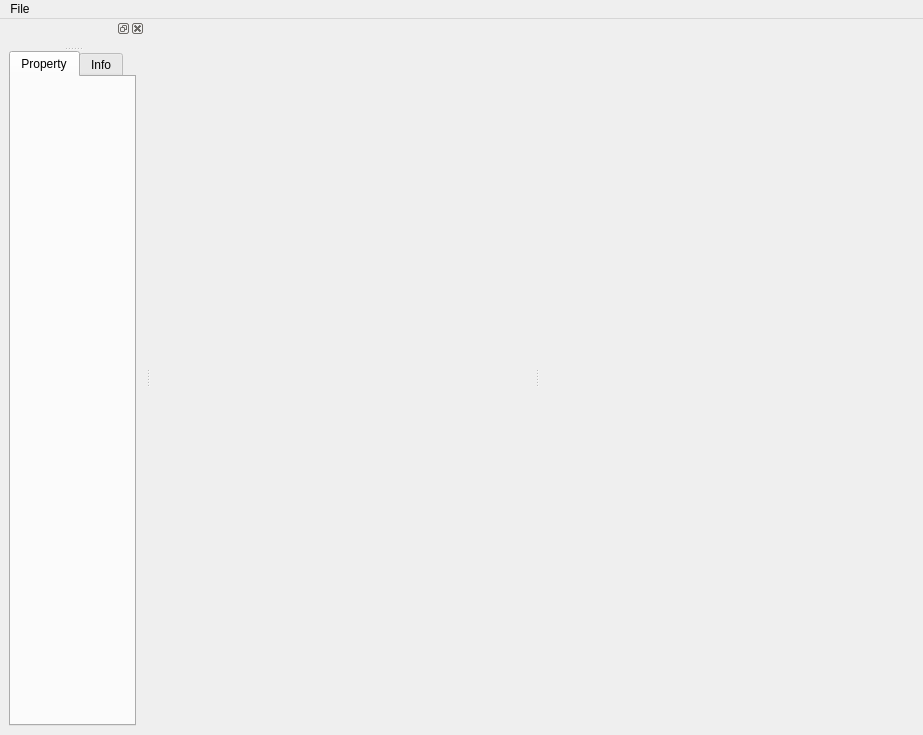
<?xml version="1.0" encoding="UTF-8"?>
<ui version="4.0">
 <class>MainWindow</class>
 <widget class="QMainWindow" name="MainWindow">
  <property name="geometry">
   <rect>
    <x>0</x>
    <y>0</y>
    <width>923</width>
    <height>735</height>
   </rect>
  </property>
  <property name="windowTitle">
   <string>Post 3D</string>
  </property>
  <widget class="QWidget" name="centralwidget">
   <layout class="QGridLayout" name="gridLayout">
    <property name="leftMargin">
     <number>0</number>
    </property>
    <property name="topMargin">
     <number>0</number>
    </property>
    <property name="rightMargin">
     <number>0</number>
    </property>
    <property name="bottomMargin">
     <number>0</number>
    </property>
    <item row="0" column="0">
     <widget class="QSplitter" name="splitter_2">
      <property name="orientation">
       <enum>Qt::Horizontal</enum>
      </property>
      <widget class="QWidget" name="">
       <layout class="QVBoxLayout" name="verticalLayout_Render"/>
      </widget>
      <widget class="QWidget" name="">
       <layout class="QVBoxLayout" name="verticalLayout_Event"/>
      </widget>
     </widget>
    </item>
   </layout>
  </widget>
  <widget class="QDockWidget" name="dockWidget">
   <attribute name="dockWidgetArea">
    <number>1</number>
   </attribute>
   <widget class="QWidget" name="dockWidgetContents">
    <layout class="QGridLayout" name="gridLayout_3">
     <item row="0" column="0">
      <widget class="QSplitter" name="splitter">
       <property name="orientation">
        <enum>Qt::Vertical</enum>
       </property>
       <property name="opaqueResize">
        <bool>false</bool>
       </property>
       <widget class="QWidget" name="gridLayoutWidget">
        <layout class="QGridLayout" name="treeLayout"/>
       </widget>
       <widget class="QTabWidget" name="tabWidget">
        <property name="sizePolicy">
         <sizepolicy hsizetype="Preferred" vsizetype="Preferred">
          <horstretch>0</horstretch>
          <verstretch>0</verstretch>
         </sizepolicy>
        </property>
        <property name="minimumSize">
         <size>
          <width>0</width>
          <height>400</height>
         </size>
        </property>
        <property name="maximumSize">
         <size>
          <width>16777215</width>
          <height>16777215</height>
         </size>
        </property>
        <property name="baseSize">
         <size>
          <width>0</width>
          <height>100</height>
         </size>
        </property>
        <property name="currentIndex">
         <number>0</number>
        </property>
        <widget class="QWidget" name="tab">
         <attribute name="title">
          <string>Property</string>
         </attribute>
         <layout class="QGridLayout" name="gridLayout_4">
          <property name="leftMargin">
           <number>0</number>
          </property>
          <property name="topMargin">
           <number>0</number>
          </property>
          <property name="rightMargin">
           <number>0</number>
          </property>
          <property name="bottomMargin">
           <number>0</number>
          </property>
          <property name="spacing">
           <number>0</number>
          </property>
          <item row="0" column="0">
           <layout class="QGridLayout" name="propertyLayout"/>
          </item>
         </layout>
        </widget>
        <widget class="QWidget" name="tab_2">
         <attribute name="title">
          <string>Info</string>
         </attribute>
         <layout class="QGridLayout" name="gridLayout_5">
          <property name="leftMargin">
           <number>0</number>
          </property>
          <property name="topMargin">
           <number>0</number>
          </property>
          <property name="rightMargin">
           <number>0</number>
          </property>
          <property name="bottomMargin">
           <number>0</number>
          </property>
          <property name="spacing">
           <number>0</number>
          </property>
          <item row="0" column="0">
           <layout class="QGridLayout" name="infoLayout"/>
          </item>
         </layout>
        </widget>
       </widget>
      </widget>
     </item>
    </layout>
   </widget>
  </widget>
  <widget class="QMenuBar" name="menuBar">
   <property name="geometry">
    <rect>
     <x>0</x>
     <y>0</y>
     <width>923</width>
     <height>23</height>
    </rect>
   </property>
   <widget class="QMenu" name="menuFile">
    <property name="title">
     <string>File</string>
    </property>
    <addaction name="actionWorkingDir"/>
   </widget>
   <addaction name="menuFile"/>
  </widget>
  <action name="actionOpen">
   <property name="icon">
    <iconset resource="../Resource/postResource.qrc">
     <normaloff>:/icons/open.png</normaloff>:/icons/open.png</iconset>
   </property>
   <property name="text">
    <string>Open</string>
   </property>
  </action>
  <action name="actionFit">
   <property name="icon">
    <iconset resource="../Resource/postResource.qrc">
     <normaloff>:/icons/fit.png</normaloff>:/icons/fit.png</iconset>
   </property>
   <property name="text">
    <string>Fit</string>
   </property>
  </action>
  <action name="actionXmin">
   <property name="icon">
    <iconset resource="../Resource/postResource.qrc">
     <normaloff>:/icons/xMinus.png</normaloff>:/icons/xMinus.png</iconset>
   </property>
   <property name="text">
    <string>Xmin</string>
   </property>
  </action>
  <action name="actionXplus">
   <property name="icon">
    <iconset resource="../Resource/postResource.qrc">
     <normaloff>:/icons/xPlus.png</normaloff>:/icons/xPlus.png</iconset>
   </property>
   <property name="text">
    <string>Xplus</string>
   </property>
  </action>
  <action name="actionYmin">
   <property name="icon">
    <iconset resource="../Resource/postResource.qrc">
     <normaloff>:/icons/yMinus.png</normaloff>:/icons/yMinus.png</iconset>
   </property>
   <property name="text">
    <string>Ymin</string>
   </property>
  </action>
  <action name="actionYplus">
   <property name="icon">
    <iconset resource="../Resource/postResource.qrc">
     <normaloff>:/icons/yPlus.png</normaloff>:/icons/yPlus.png</iconset>
   </property>
   <property name="text">
    <string>Yplus</string>
   </property>
  </action>
  <action name="actionZmin">
   <property name="icon">
    <iconset resource="../Resource/postResource.qrc">
     <normaloff>:/icons/zMinus.png</normaloff>:/icons/zMinus.png</iconset>
   </property>
   <property name="text">
    <string>Zmin</string>
   </property>
  </action>
  <action name="actionZplus">
   <property name="icon">
    <iconset resource="../Resource/postResource.qrc">
     <normaloff>:/icons/zPlus.png</normaloff>:/icons/zPlus.png</iconset>
   </property>
   <property name="text">
    <string>Zplus</string>
   </property>
  </action>
  <action name="actionSaveImage">
   <property name="icon">
    <iconset resource="../Resource/postResource.qrc">
     <normaloff>:/icons/saveImage.png</normaloff>:/icons/saveImage.png</iconset>
   </property>
   <property name="text">
    <string>SaveImage</string>
   </property>
  </action>
  <action name="actionVideo">
   <property name="icon">
    <iconset resource="../Resource/postResource.qrc">
     <normaloff>:/icons/video.png</normaloff>:/icons/video.png</iconset>
   </property>
   <property name="text">
    <string>Video</string>
   </property>
   <property name="toolTip">
    <string>Video</string>
   </property>
  </action>
  <action name="actionWorkingDir">
   <property name="text">
    <string>Working Dir</string>
   </property>
  </action>
  <action name="actionLight">
   <property name="text">
    <string>Light</string>
   </property>
  </action>
 </widget>
 <resources>
  <include location="../Resource/postResource.qrc"/>
 </resources>
 <connections/>
</ui>
